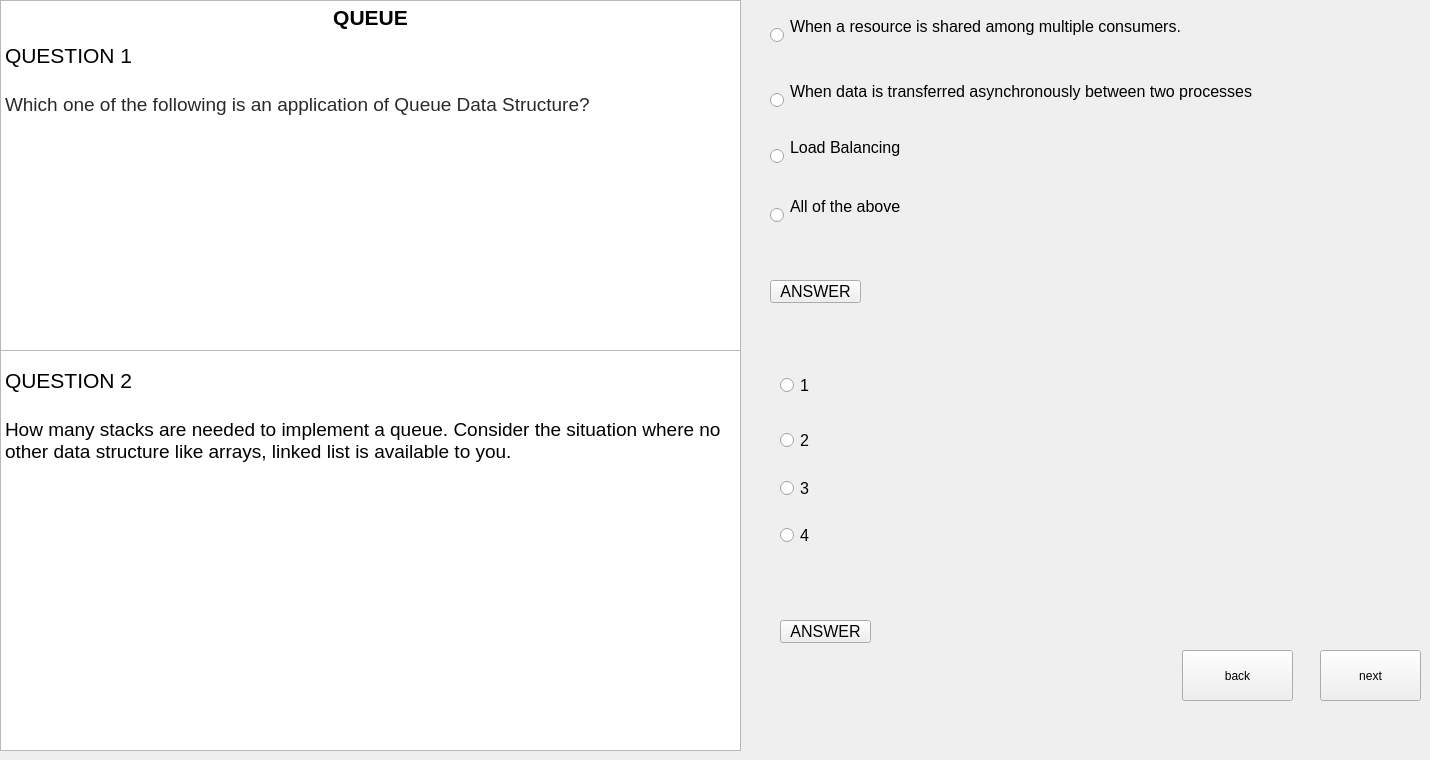
      <widget class="QWidget" name="tab_28">
       <attribute name="title">
        <string>QUEUE 1</string>
       </attribute>
       <widget class="QRadioButton" name="radioButton_49">
        <property name="geometry">
         <rect>
          <x>780</x>
          <y>480</y>
          <width>561</width>
          <height>17</height>
         </rect>
        </property>
        <property name="font">
         <font>
          <pointsize>12</pointsize>
         </font>
        </property>
        <property name="text">
         <string>3</string>
        </property>
       </widget>
       <widget class="QRadioButton" name="radioButton_50">
        <property name="geometry">
         <rect>
          <x>770</x>
          <y>70</y>
          <width>641</width>
          <height>61</height>
         </rect>
        </property>
        <property name="font">
         <font>
          <pointsize>12</pointsize>
         </font>
        </property>
        <property name="text">
         <string>When data is transferred asynchronously between two processes
</string>
        </property>
       </widget>
       <widget class="QPushButton" name="pushButton_28">
        <property name="geometry">
         <rect>
          <x>780</x>
          <y>620</y>
          <width>91</width>
          <height>23</height>
         </rect>
        </property>
        <property name="font">
         <font>
          <pointsize>12</pointsize>
         </font>
        </property>
        <property name="text">
         <string>ANSWER</string>
        </property>
       </widget>
       <widget class="QRadioButton" name="radioButton_51">
        <property name="geometry">
         <rect>
          <x>780</x>
          <y>420</y>
          <width>551</width>
          <height>41</height>
         </rect>
        </property>
        <property name="font">
         <font>
          <pointsize>12</pointsize>
         </font>
        </property>
        <property name="text">
         <string>2</string>
        </property>
       </widget>
       <widget class="QRadioButton" name="radioButton_52">
        <property name="geometry">
         <rect>
          <x>770</x>
          <y>10</y>
          <width>551</width>
          <height>51</height>
         </rect>
        </property>
        <property name="font">
         <font>
          <pointsize>12</pointsize>
         </font>
        </property>
        <property name="text">
         <string>When a resource is shared among multiple consumers.
</string>
        </property>
       </widget>
       <widget class="QRadioButton" name="radioButton_53">
        <property name="geometry">
         <rect>
          <x>770</x>
          <y>190</y>
          <width>451</width>
          <height>51</height>
         </rect>
        </property>
        <property name="font">
         <font>
          <pointsize>12</pointsize>
         </font>
        </property>
        <property name="text">
         <string>All of the above
</string>
        </property>
       </widget>
       <widget class="QTextBrowser" name="textBrowser_13">
        <property name="geometry">
         <rect>
          <x>0</x>
          <y>350</y>
          <width>741</width>
          <height>401</height>
         </rect>
        </property>
        <property name="html">
         <string>&lt;!DOCTYPE HTML PUBLIC &quot;-//W3C//DTD HTML 4.0//EN&quot; &quot;http://www.w3.org/TR/REC-html40/strict.dtd&quot;&gt;
&lt;html&gt;&lt;head&gt;&lt;meta name=&quot;qrichtext&quot; content=&quot;1&quot; /&gt;&lt;style type=&quot;text/css&quot;&gt;
p, li { white-space: pre-wrap; }
&lt;/style&gt;&lt;/head&gt;&lt;body style=&quot; font-family:'MS Shell Dlg 2'; font-size:7.8pt; font-weight:400; font-style:normal;&quot;&gt;
&lt;p style=&quot;-qt-paragraph-type:empty; margin-top:0px; margin-bottom:0px; margin-left:0px; margin-right:0px; -qt-block-indent:0; text-indent:0px; font-family:'MS Shell Dlg 2'; font-size:8.25pt;&quot;&gt;&lt;br /&gt;&lt;/p&gt;
&lt;p style=&quot; margin-top:0px; margin-bottom:0px; margin-left:0px; margin-right:0px; -qt-block-indent:0; text-indent:0px;&quot;&gt;&lt;span style=&quot; font-family:'MS Shell Dlg 2'; font-size:16pt;&quot;&gt;QUESTION 2&lt;/span&gt;&lt;/p&gt;
&lt;p style=&quot;-qt-paragraph-type:empty; margin-top:0px; margin-bottom:0px; margin-left:0px; margin-right:0px; -qt-block-indent:0; text-indent:0px; font-family:'MS Shell Dlg 2'; font-size:16pt;&quot;&gt;&lt;br /&gt;&lt;/p&gt;
&lt;p style=&quot; margin-top:0px; margin-bottom:0px; margin-left:0px; margin-right:0px; -qt-block-indent:0; text-indent:0px;&quot;&gt;&lt;span style=&quot; font-family:'MS Shell Dlg 2'; font-size:14pt;&quot;&gt;How many stacks are needed to implement a queue. Consider the situation where no other data structure like arrays, linked list is available to you.&lt;/span&gt;&lt;/p&gt;&lt;/body&gt;&lt;/html&gt;</string>
        </property>
       </widget>
       <widget class="QTextBrowser" name="textBrowser_14">
        <property name="geometry">
         <rect>
          <x>0</x>
          <y>0</y>
          <width>741</width>
          <height>351</height>
         </rect>
        </property>
        <property name="html">
         <string>&lt;!DOCTYPE HTML PUBLIC &quot;-//W3C//DTD HTML 4.0//EN&quot; &quot;http://www.w3.org/TR/REC-html40/strict.dtd&quot;&gt;
&lt;html&gt;&lt;head&gt;&lt;meta name=&quot;qrichtext&quot; content=&quot;1&quot; /&gt;&lt;style type=&quot;text/css&quot;&gt;
p, li { white-space: pre-wrap; }
&lt;/style&gt;&lt;/head&gt;&lt;body style=&quot; font-family:'MS Shell Dlg 2'; font-size:7.8pt; font-weight:400; font-style:normal;&quot;&gt;
&lt;p align=&quot;center&quot; style=&quot; margin-top:0px; margin-bottom:0px; margin-left:0px; margin-right:0px; -qt-block-indent:0; text-indent:0px;&quot;&gt;&lt;span style=&quot; font-family:'MS Shell Dlg 2'; font-size:16pt; font-weight:600;&quot;&gt;QUEUE&lt;/span&gt;&lt;/p&gt;
&lt;p style=&quot;-qt-paragraph-type:empty; margin-top:0px; margin-bottom:0px; margin-left:0px; margin-right:0px; -qt-block-indent:0; text-indent:0px; font-family:'MS Shell Dlg 2'; font-size:8.25pt;&quot;&gt;&lt;br /&gt;&lt;/p&gt;
&lt;p style=&quot; margin-top:0px; margin-bottom:0px; margin-left:0px; margin-right:0px; -qt-block-indent:0; text-indent:0px;&quot;&gt;&lt;span style=&quot; font-family:'MS Shell Dlg 2'; font-size:16pt;&quot;&gt;QUESTION 1&lt;/span&gt;&lt;/p&gt;
&lt;p style=&quot;-qt-paragraph-type:empty; margin-top:0px; margin-bottom:0px; margin-left:0px; margin-right:0px; -qt-block-indent:0; text-indent:0px; font-family:'MS Shell Dlg 2'; font-size:16pt;&quot;&gt;&lt;br /&gt;&lt;/p&gt;
&lt;p style=&quot; margin-top:0px; margin-bottom:0px; margin-left:0px; margin-right:0px; -qt-block-indent:0; text-indent:0px;&quot;&gt;&lt;span style=&quot; font-family:'Roboto'; font-size:14pt; color:rgba(0,0,0,0.839216); background-color:#ffffff;&quot;&gt;Which one of the following is an application of Queue Data Structure?&lt;/span&gt;&lt;/p&gt;&lt;/body&gt;&lt;/html&gt;</string>
        </property>
       </widget>
       <widget class="QRadioButton" name="radioButton_54">
        <property name="geometry">
         <rect>
          <x>780</x>
          <y>370</y>
          <width>411</width>
          <height>31</height>
         </rect>
        </property>
        <property name="font">
         <font>
          <pointsize>12</pointsize>
         </font>
        </property>
        <property name="text">
         <string>1</string>
        </property>
       </widget>
       <widget class="QRadioButton" name="radioButton_55">
        <property name="geometry">
         <rect>
          <x>770</x>
          <y>136</y>
          <width>561</width>
          <height>41</height>
         </rect>
        </property>
        <property name="font">
         <font>
          <pointsize>12</pointsize>
         </font>
        </property>
        <property name="text">
         <string>Load Balancing
</string>
        </property>
       </widget>
       <widget class="QRadioButton" name="radioButton_56">
        <property name="geometry">
         <rect>
          <x>780</x>
          <y>520</y>
          <width>351</width>
          <height>31</height>
         </rect>
        </property>
        <property name="font">
         <font>
          <pointsize>12</pointsize>
         </font>
        </property>
        <property name="text">
         <string>4</string>
        </property>
       </widget>
       <widget class="QPushButton" name="pushButton_29">
        <property name="geometry">
         <rect>
          <x>770</x>
          <y>280</y>
          <width>91</width>
          <height>23</height>
         </rect>
        </property>
        <property name="font">
         <font>
          <pointsize>12</pointsize>
         </font>
        </property>
        <property name="text">
         <string>ANSWER</string>
        </property>
       </widget>
       <widget class="QPushButton" name="pushButton_47">
        <property name="geometry">
         <rect>
          <x>1182</x>
          <y>650</y>
          <width>111</width>
          <height>51</height>
         </rect>
        </property>
        <property name="text">
         <string>back</string>
        </property>
       </widget>
       <widget class="QPushButton" name="pushButton_48">
        <property name="geometry">
         <rect>
          <x>1320</x>
          <y>650</y>
          <width>101</width>
          <height>51</height>
         </rect>
        </property>
        <property name="text">
         <string>next</string>
        </property>
       </widget>
       <widget class="QLabel" name="label_26">
        <property name="geometry">
         <rect>
          <x>900</x>
          <y>280</y>
          <width>121</width>
          <height>31</height>
         </rect>
        </property>
        <property name="font">
         <font>
          <pointsize>12</pointsize>
         </font>
        </property>
        <property name="text">
         <string/>
        </property>
       </widget>
       <widget class="QLabel" name="label_27">
        <property name="geometry">
         <rect>
          <x>890</x>
          <y>620</y>
          <width>121</width>
          <height>31</height>
         </rect>
        </property>
        <property name="font">
         <font>
          <pointsize>12</pointsize>
         </font>
        </property>
        <property name="text">
         <string/>
        </property>
       </widget>
      </widget>
